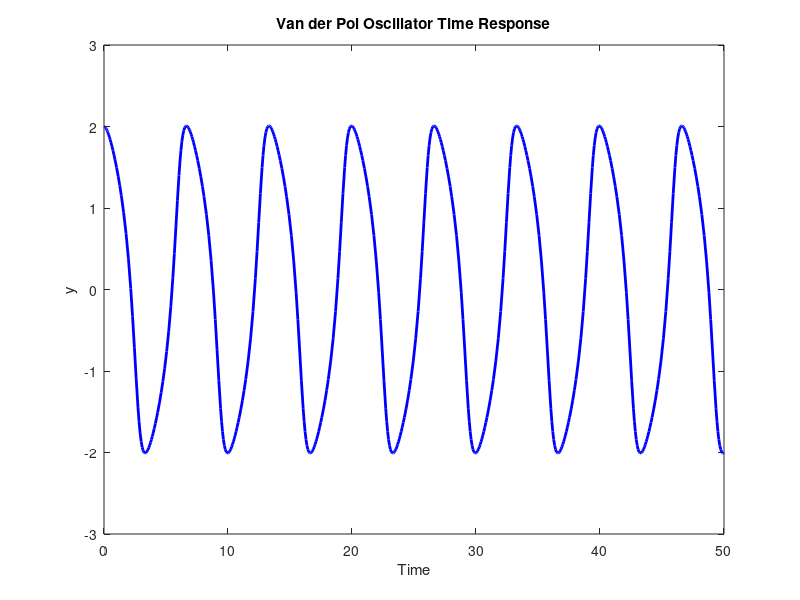
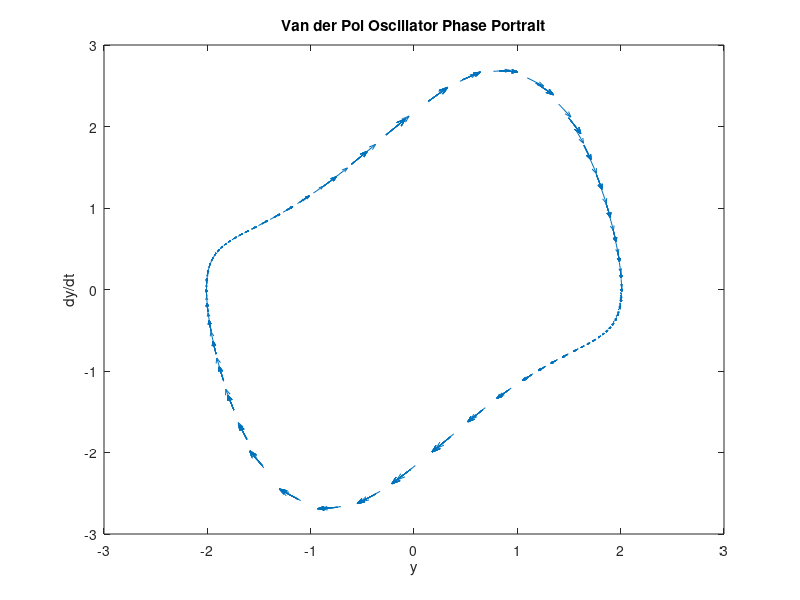

Write MATLAB code to recreate these figures, in order.
% Define the system of differential equations
mu = 1;
ode = @(t, y) [y(2); mu*(1-y(1)^2)*y(2)-y(1)];

% Define the range for time
tspan = [0 50];

% Define initial conditions
y0 = [2; 0];

% Solve the system using ode45
[t, y] = ode45(ode, tspan, y0);

% Plot the time response
figure;
plot(t, y(:, 1), 'b-', 'LineWidth', 2);
xlabel('Time');
ylabel('y');
title('Van der Pol Oscillator Time Response');

% Plot the phase portrait
figure;
quiver(y(:, 1), y(:, 2), gradient(y(:, 1)), gradient(y(:, 2)));
xlabel('y');
ylabel('dy/dt');
title('Van der Pol Oscillator Phase Portrait');
